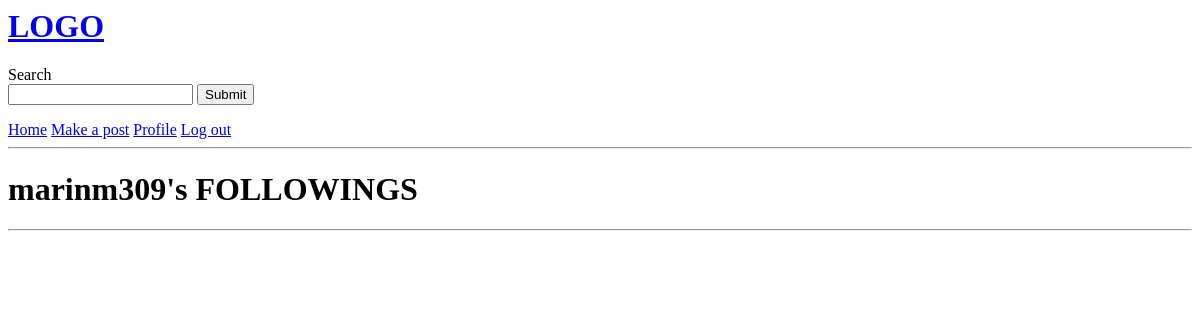
/following/5bee0a3e-2b12-40cc-a5c4-c1f9002927df/ (signed in), run on an earlier commit of the app's database.
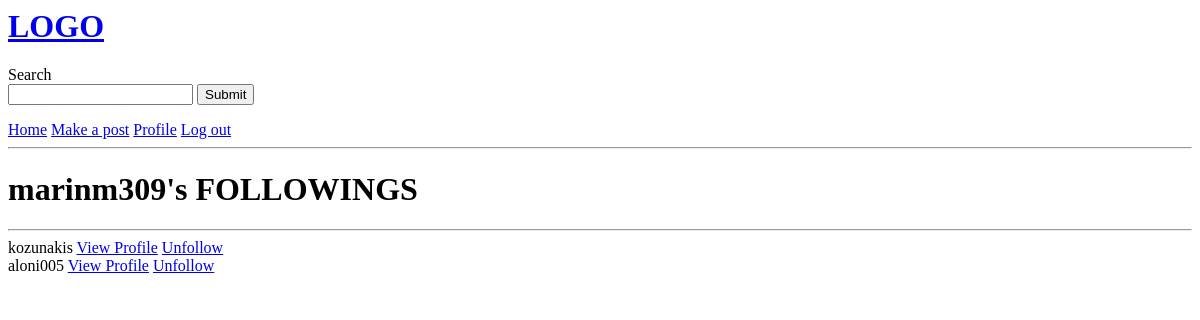
And on a later commit of the database.
### users/models.py (models this page shows, shortened)
class UserFollowers(models.Model):
    id = models.UUIDField(default=uuid.uuid4, unique=True, primary_key=True, editable=False)
    created = models.DateTimeField(auto_now_add=True)
    user = models.ForeignKey(Profile, on_delete=models.CASCADE, null=True, blank=True)
    follower = models.ForeignKey(User, on_delete=models.CASCADE, null=True, blank=True)

class Profile(models.Model):
    id = models.UUIDField(default=uuid.uuid4, unique=True, primary_key=True, editable=False)
    created = models.DateTimeField(auto_now_add=True)
    user = models.OneToOneField(User, null=True, on_delete=models.CASCADE)
    username = models.CharField(max_length=100, null=True)
    first_name = models.CharField(max_length=100, null=True, blank=True)
    last_name = models.CharField(max_length=100, null=True, blank=True)
    email = models.CharField(max_length=200, null=True, blank=True)
    bio = models.TextField(null=True, blank=True)
    address = models.CharField(max_length=200, null=True, blank=True)
    phone_number = models.CharField(max_length=20, null=True, blank=True)
    followers = models.ForeignKey('UserFollowers', on_delete=models.SET_NULL, null=True, blank=True)
    following = models.ForeignKey('UserFollowing', on_delete=models.SET_NULL, null=True, blank=True)
    def __str__(self) -> str:
        return str(self.user)

### users/views.py (the view)
# urls.py: path('following/<str:pk>/', views.view_following, name='following'),
def view_following(request, pk):
    user = request.user.profile
    profile = Profile.objects.get(id=pk)
    followers = UserFollowers.objects.filter(follower=user.user)
    following = UserFollowers.objects.filter(follower=profile.user)
    following_lst = []
    for i in followers:
        following_lst.append(i.user.username)
    context = {'user': user, 'profile': profile, 'following_lst': following_lst, 'following': following}
    return render(request, 'users/view_following.html', context)

### users/templates/users/view_following.html (shortened to what this page needs)
{% extends 'main.html' %}
{% block content %}
<h1>{{profile.user}}'s FOLLOWINGS</h1>
<hr>
{% for i in following %}
{{i.user}}
<a href="{% url 'profile' i.user.username %}">View Profile</a>
{% if user.user == profile.user %}
<a href="{% url 'unfollow' i.user.id %}">Unfollow</a>
{% elif user.user != profile.user and i.user != user and i.user.username not in following_lst %}
<a href="{% url 'follow' i.user.id %}">Follow</a>
{% elif user.user != profile.user and i.user != user and i.user.username in following_lst %}
<a href="{% url 'unfollow' i.user.id %}">Unfollow</a>
{% endif %}
{% endfor %}
{% endblock content %}

What changed in the data, as far as the page shows it:
added UserFollowers: user "kozunakis"
added UserFollowers: user "aloni005"
